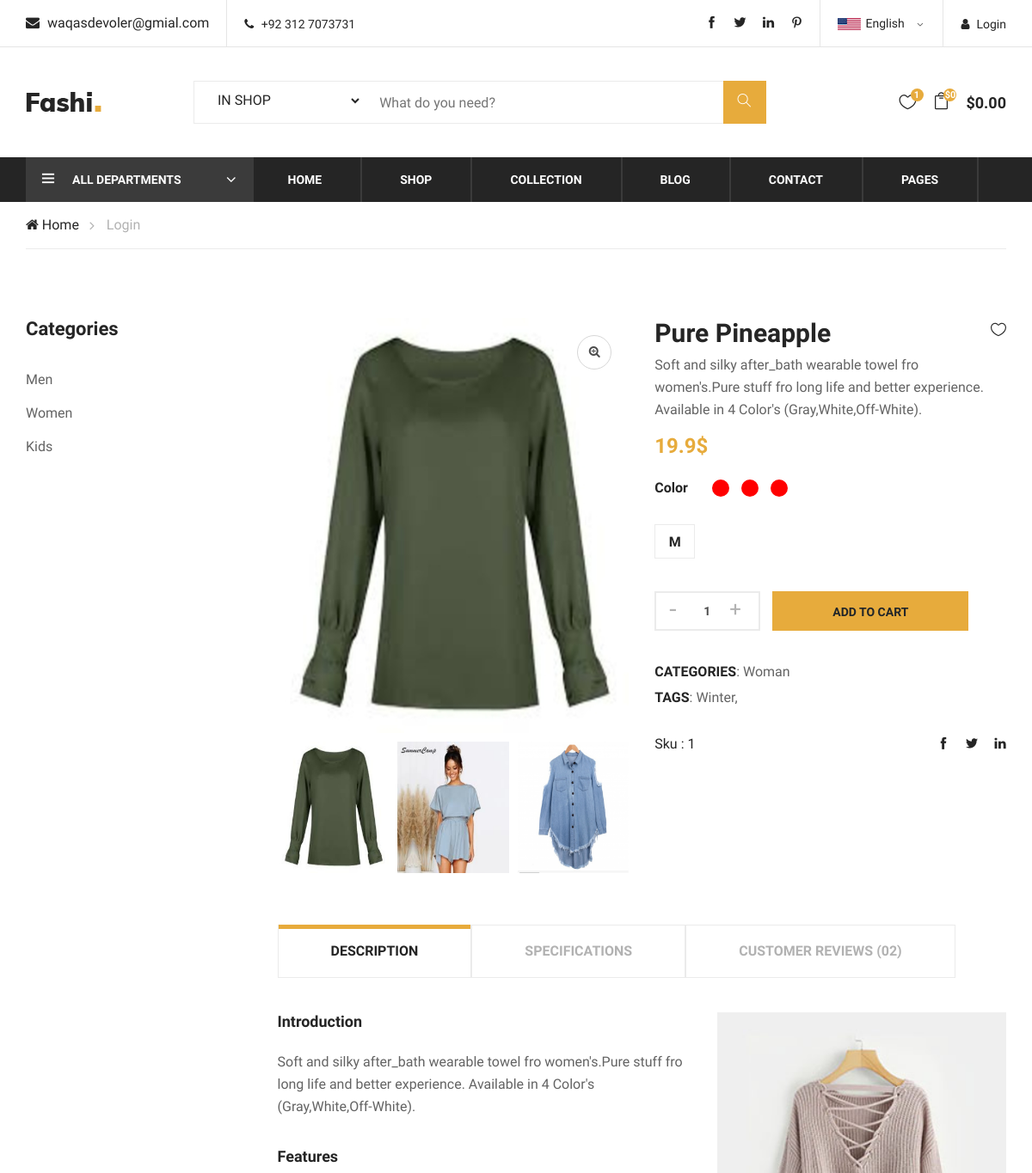
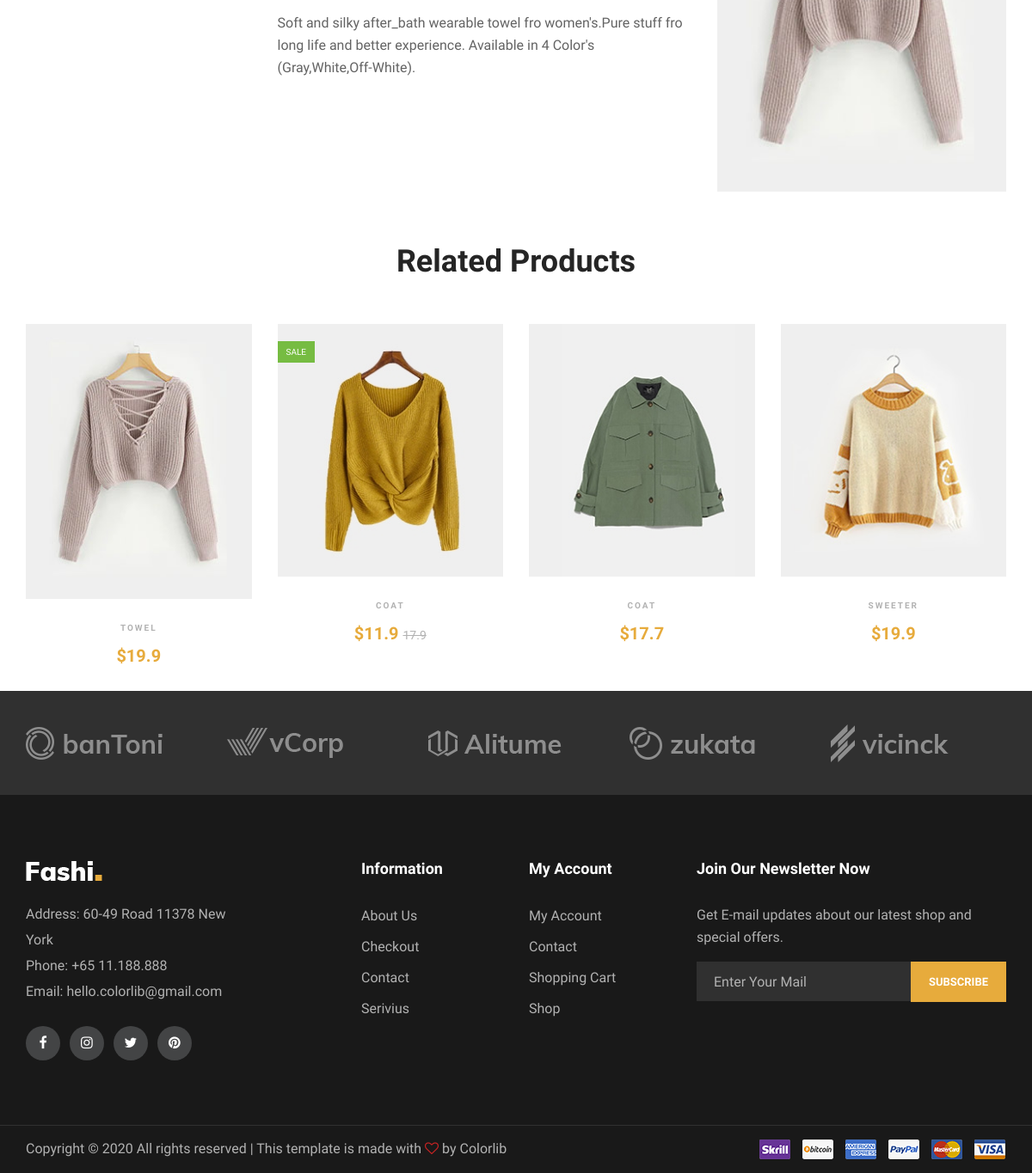
Page /product/1 on the committed database (2 pictures, top to bottom).
### Home/models.py (models this page shows, shortened)
class Item(models.Model):
    item_id = models.AutoField(primary_key=True)
    item_category = models.ForeignKey(Product,on_delete=models.CASCADE)
    item_subCategory = models.CharField(max_length=30)
    item_name = models.CharField(max_length=30,default='')
    item_titile = models.CharField(max_length=30)
    item_FrashPricse = models.FloatField(max_length=30)
    item_Discount_pricse = models.FloatField(max_length=30,default=0.00)
    item_discription = models.TextField()
    item_image = ResizedImageField(size=[270,330],quality=100)
    item_quantity = models.IntegerField()
    item_weight = models.FloatField(default=1.0,help_text="In KG")
    item_publishDate = models.DateTimeField()
    small = models.BooleanField(default=False)
    extra_samll = models.BooleanField(default=False)
    medium = models.BooleanField(default=True)
    large = models.BooleanField(default=False)
    extra_large = models.BooleanField(default=False)
    item_color1 = ColorField(default='#FF0000')
    item_color2 = ColorField(null=True)
    item_color3 = ColorField(null=True)
    item_zoom_pic1 = ResizedImageField(size=[440,520],keep_meta=True,quality=100,blank=True)
    item_zoom_pic2 = ResizedImageField(size=[440,520],quality=100,blank=True)
    item_zoom_pic3 = ResizedImageField(size=[440,520],quality=100,blank=True)
    item_coupen = models.ManyToManyField(Coupen)
    tags = models.ManyToManyField(Tag)

class Product(models.Model):
    product_id = models.AutoField(primary_key=True)
    product_category = models.CharField(max_length=30)
    product_publishDate = models.DateTimeField(default='',)
    product_cover = ResizedImageField(size=[470,620],quality=100,blank=True)
    product_baneer = models.ImageField()
    def __str__(self):
        return self.product_category

class Tag(models.Model):
    tag = models.CharField(max_length=30)
    pub_date = models.DateField()
    def __str__(self):
        return self.tag

### Home/views.py (the view)
# urls.py: path('product/<int:pid>',views.Product_view,name='productpage'),
def Product_view(request,pid):
    pdt = Item.objects.filter(item_id=pid)
    ctg = pdt[0].item_subCategory
    relative_pdt = Item.objects.all()
    search_realted = Search_pdt(relative_pdt,ctg)
    tag_id = pdt.values('tags')
    tags = []
    for tag in tag_id:
        tags.append(tag['tags'])
    p_tags = Tag.objects.filter(id = tags[0])
    send_ex = []
    send_ex.append(pdt[0].item_zoom_pic1)
    send_ex.append(pdt[0].item_zoom_pic2)
    send_ex.append(pdt[0].item_zoom_pic3)
    comments = ItemComment.objects.filter(post=pid)
    send_pdt = {"product":pdt[0],'realted_products':search_realted,'Tags':p_tags,'id':pid,'item_zoom_pic':send_ex,'comments':comments}
    return render(request,'home/product.html',send_pdt)

### Home/views.py (called while the page is built)
def Search_pdt(pdt,ctg):
    related = []
    for pos,p in enumerate(pdt):
        if  ctg == p.item_subCategory:
            related.append(p)
        if pos == 4:
            break
    return related

### templates/home/product.html (shortened to what this page needs)
{% extends 'basic.html' %} {% block body %}
<body>
    <section class="product-shop spad page-details">
        <div class="container">
            <div class="row">
                <div class="col-lg-3">
                    <div class="filter-widget">
                        <h4 class="fw-title">Categories</h4>
                        <ul class="filter-catagories">
                            <li><a href="/filter_catagory/Man">Men</a></li>
                            <li><a href="/filter_catagory/Woman">Women</a></li>
                            <li><a href="/filter_catagory/Kid">Kids</a></li>
                        </ul>
                    </div>
                </div>
                <div class="col-lg-9">
                    <div class="row">
                        <div class="col-lg-6">
                            <div class="product-pic-zoom">
                                <img class="product-big-img " src="/media/{{product.item_zoom_pic1}}" alt="">
                                <div class="zoom-icon">
                                    <i class="fa fa-search-plus"></i>
                                </div>
                            </div>
                            <div class="product-thumbs">
                                <div class="product-thumbs-track ps-slider owl-carousel">
                                    <div class="pt zoomactive" data-imgbigurl="/media/{{product.item_zoom_pic1}}"><img src="/media/{{product.item_zoom_pic1}}" alt=""></div>
                                    {% if product.item_zoom_pic2%}
                                    <div class="pt zoomactive" data-imgbigurl="/media/{{product.item_zoom_pic2}}"><img src="/media/{{product.item_zoom_pic2}}" alt=""></div>
                                    {% endif %}
                                    {% if product.item_zoom_pic3%}
                                    <div class="pt zoomactive" data-imgbigurl="/media/{{product.item_zoom_pic3}}"><img src="/media/{{product.item_zoom_pic3}}" alt=""></div>
                                     {% endif %}
                                </div>
                            </div>
                        </div>
                        <div class="col-lg-6">
                            <div class="product-details">
                                <div class="pd-title">
                                    <h3 id='productname'>{{ product.item_titile}}</h3>
                                    <a href="#" class="heart-icon"><i class="icon_heart_alt"></i></a>
                                </div>
                                <div class="pd-desc">
                                    <p>{{product.item_discription}}</p>
                                    {% if product.item_Discount_pricse != 0 %}
                                    <h4 id='pricse'>{{product.item_Discount_pricse}}<span>{{product.item_FrashPricse}}</span>$</h4>
                                    {% else %}
                                    <h4 id='pricse'>{{product.item_FrashPricse}}$</h4>
                                    {% endif %}
                                </div>
                                <div class="pd-color">
                                    <h6>Color</h6>
                                    <div class="pd-color-choose" id='sizechose'>
                                        {% if product.item_color1 != None %}
                                        <div class="cc-item">
                                            <label for="" style='Background-color:{{product.item_color1}}'></label>
                                        </div>
                                        {% endif %} {% if product.item_color2 != None %}
                                        <div class="cc-item">
                                            <label for="" style='Background-color:{{product.item_color2}}'></label>
                                        </div>
                                        {% endif %} {% if product.item_color3 != None %}
                                        <div class="cc-item">
                                            <label for="" style='Background-color:{{product.item_color3}}'></label>
                                        </div>
                                        {% endif %}
                                    </div>
                                </div>
                                <div class="pd-size-choose">
                                     {% if product.medium %}
                                    <div class="sc-item">
                                        <label for="md-size" id='medium'>m</label>
                                    </div>
                                    {% endif %}
                                </div>
                                <div class="quantity">
                                    <div class="pro-qty">
                                        <input type="text" id='productquantity' value="1">
                                    </div>
                                    <a class="primary-btn pd-cart cartbtn" id="pdt{{product.item_id}}">Add To Cart</a>
                                </div>
                                <ul class="pd-tags">
                                    <li><span>CATEGORIES</span>: {{product.item_category}}</li>
                                    <li><span>TAGS</span>:{% for tag in Tags %} {{tag|capfirst}}, {% endfor %}
                                    </li>
                                </ul>
                                <div class="pd-share">
                                    <div class="p-code">Sku : {{product.item_id}}</div>
                                    <div class="pd-social">
                                        <a href="#"><i class="ti-facebook"></i></a>
                                        <a href="#"><i class="ti-twitter-alt"></i></a>
                                        <a href="#"><i class="ti-linkedin"></i></a>
                                    </div>
                                </div>
                            </div>
                        </div>
                    </div>
                    <div class="product-tab">
                        <div class="tab-item">
                            <ul class="nav" role="tablist">
                                <li>
                                    <a class="active" data-toggle="tab" href="#tab-1" role="tab">DESCRIPTION</a>
                                </li>
                                <li>
                                    <a data-toggle="tab" href="#tab-2" role="tab">SPECIFICATIONS</a>
                                </li>
                                <li>
                                    <a data-toggle="tab" href="#tab-3" role="tab">Customer Reviews (02)</a>
                                </li>
                            </ul>
                        </div>
                        <div class="tab-item-content">
                            <div class="tab-content">
                                <div class="tab-pane fade-in active" id="tab-1" role="tabpanel">
                                    <div class="product-content">
                                        <div class="row">
                                            <div class="col-lg-7">
                                                <h5>Introduction</h5>
                                                <p>{{product.item_discription}} </p>
                                                <h5>Features</h5>
                                                <p>{{product.item_discription}}</p>
                                            </div>
                                            <div class="col-lg-5">
                                                <img src="/media/{{product.item_image}}" id='productimag' alt="">
                                            </div>
                                        </div>
                                    </div>
                                </div>
                            </div>
                        </div>
                    </div>
                </div>
            </div>
        </div>
    </section>
    {% if realted_products %}
    <div class="related-products spad">
        <div class="container">
            <div class="row">
                <div class="col-lg-12">
                    <div class="section-title">
                        <h2>Related Products</h2>
                    </div>
                </div>
            </div>
            <div class="row">
                {% for item in realted_products %}
                <div class="col-lg-3 col-sm-6">
                    <div class="product-item">
                        <div class="pi-pic">
                            <img src="/media/{{item.item_image}}" alt=""> {% if item.item_Discount_pricse != 0.0 %}
                            <div class="sale">Sale</div>
                            {% endif %}
                        </div>
                        <div class="pi-text">
                            <div class="catagory-name">{{item.item_name}}</div>
                            {% if item.item_Discount_pricse != 0.0 %}
                            <div class="product-price">
                                ${{item.item_Discount_pricse}}
                                <span>{{item.item_FrashPricse}}</span>
                            </div>
                            {% else %}
                            <div class="product-price">
                                ${{item.item_FrashPricse}}
                            </div>
                            {% endif %}
                        </div>
                    </div>
                </div>
                {% endfor %}
            </div>
        </div>
        {% endif %}
</body>
{% endblock %}

### rows in the picture
Item: item_zoom_pic1 (picture), item_zoom_pic2 (picture), item_zoom_pic3 (picture), item_titile "Pure Pineapple", item_discription "Soft and silky after_bath wearable towel fro women's.Pure stuff fro long life and better experience. Available in 4 Color's (Gray,White,Off-White).", item_FrashPricse "19.9", item_category "Woman", item_id "1", item_image (picture), item_name "TOWEL"
Tag: tag "Winter"
Item: item_image (picture), shows "SALE", item_name "COAT", item_Discount_pricse "11.9", item_FrashPricse "17.9"
Item: item_image (picture), item_name "COAT", item_FrashPricse "17.7"
Item: item_image (picture), item_name "SWEETER", item_FrashPricse "19.9"
